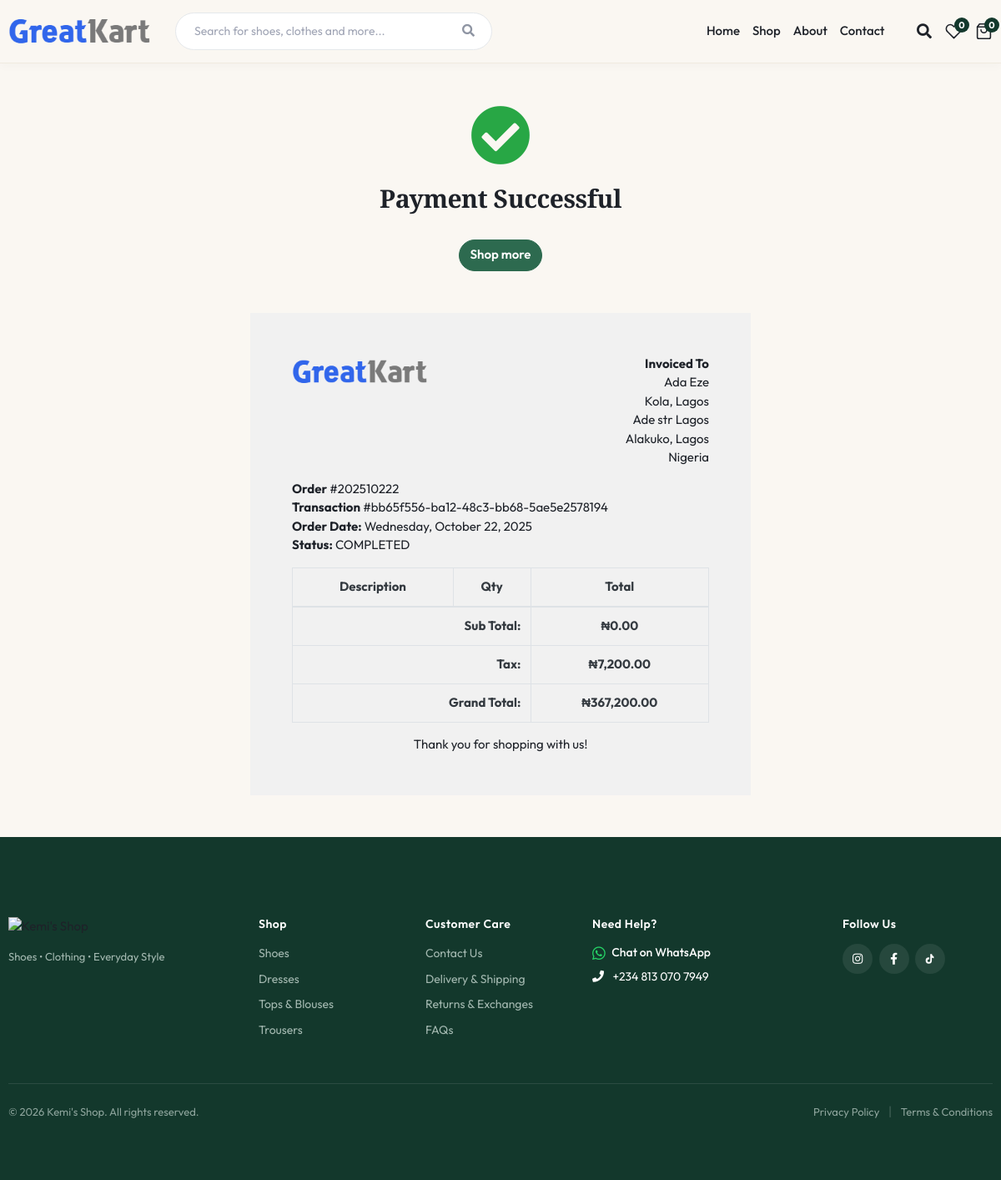
Screenshot of /orders/order_complete/202510222/ (signed in) with the database file from the repository.
### orders/models.py (models this page shows, shortened)
class Order(models.Model):
    STATUS = (
        ('New', 'New'),
        ('Accepted', 'Accepted'),
        ('Completed', 'Completed'),
        ('Cancelled', 'Cancelled'),
    )
    user = models.ForeignKey(settings.AUTH_USER_MODEL, on_delete=models.SET_NULL, null=True)
    payment = models.ForeignKey(Payment, on_delete=models.SET_NULL, null=True, blank=True)
    order_number = models.CharField(max_length=20)
    first_name = models.CharField(max_length=50)
    last_name = models.CharField(max_length=50)
    phone = models.CharField(max_length=15)
    email = models.EmailField(max_length=50)
    address_line_1 = models.CharField(max_length=100)
    address_line_2 = models.CharField(max_length=100, blank=True)
    country = models.CharField(max_length=50)
    state = models.CharField(max_length=50)
    city = models.CharField(max_length=50)
    order_note = models.CharField(max_length=100, blank=True)
    order_total = models.FloatField()
    tax = models.FloatField()
    status = models.CharField(max_length=10, choices=STATUS, default='New')
    ip = models.CharField(blank=True, max_length=20)
    is_ordered = models.BooleanField(default=False)
    created_at = models.DateTimeField(auto_now_add=True)
    updated_at = models.DateTimeField(auto_now=True)

class Payment(models.Model):
    user = models.ForeignKey(settings.AUTH_USER_MODEL, on_delete=models.CASCADE)
    payment_id = models.CharField(max_length=100)
    payment_method = models.CharField(max_length=100)
    amount_paid = models.CharField(max_length=100)
    status = models.CharField(max_length=100)
    created_at = models.DateTimeField(auto_now_add=True)

### orders/views.py (the view)
# urls.py: path('order_complete/<str:order_number>/', views.order_complete, name='order_complete'),
@login_required
def order_complete(request, order_number):
    try:
        order = Order.objects.get(order_number=order_number, is_ordered=True)
        ordered_products = OrderProduct.objects.filter(order=order)
        subtotal = 0
        for item in ordered_products:
            subtotal += (item.product_price * item.quantity)
        context = {
            'order': order,
            'ordered_products': ordered_products,
            'subtotal': subtotal,
        }
        return render(request, 'orders/order_complete.html', context)
    except Order.DoesNotExist:
        return redirect('store')

### cart/context_processor.py (called while the page is built)
def counter(request):
    if 'admin' in request.path:
        return {}
    cart_count = 0
    try:
        if request.user.is_authenticated:
            cart_items = CartItem.objects.filter(user=request.user, is_active=True)
        else:
            cart = Cart.objects.filter(cart_id=_cart_id(request)).first()
            if cart:
                cart_items = CartItem.objects.filter(cart=cart, is_active=True)
            else:
                cart_items = []
        for item in cart_items:
            cart_count += item.quantity
    except:
        cart_count = 0
    return {'cart_count': cart_count}

### category/context_processor.py (called while the page is built)
def menu_links(request):
    order = Case(
        When(slug='shoes', then=0),
        When(slug='dresses', then=1),
        When(slug='tops', then=2),
        When(slug='trousers', then=3),
        When(slug='jackets', then=4),
        default=5,
    )
    links = Category.objects.annotate(
        prod_count=Count('product', filter=Q(product__is_available=True))
    ).order_by(order)
    total_catalog_count = Product.objects.filter(is_available=True).count()
    all_clothing_count = Product.objects.filter(is_available=True).exclude(category__slug='shoes').count()
    return dict(links=links, total_catalog_count=total_catalog_count, all_clothing_count=all_clothing_count)

### store/context_processors.py (called while the page is built)
def wishlist_info(request):
    if 'admin' in request.path:
        return {}
    wishlist_count = 0
    wishlist_ids = set()
    try:
        if request.user.is_authenticated:
            items = Wishlist.objects.filter(user=request.user)
        else:
            session_key = _get_session_key(request)
            items = Wishlist.objects.filter(session_id=session_key)
        wishlist_count = items.count()
        wishlist_ids = set(items.values_list('product_id', flat=True))
    except Exception:
        wishlist_count = 0
        wishlist_ids = set()
    return {
        'wishlist_count': wishlist_count,
        'wishlist_product_ids': wishlist_ids,
    }

### templates/orders/order_complete.html (shortened to what this page needs)
{% extends 'base.html' %}
{% load static humanize %}
{% block content %}
<div class="container" style="margin-top: 50px;">
    <center><i class="fas fa-check-circle" style="font-size: 72px;margin-bottom: 20px;color: #28A745;"></i></center>
    <h2 class="text-center">Payment Successful</h2>
	<br>
	<div class="text-center">
		<a href="{% url 'store' %}" class="btn btn-success">Shop more</a>
	</div>
</div>
<div class="container" style="margin: 0 auto;width: 50%;padding: 50px;background: #f1f1f1;margin-top: 50px;margin-bottom: 50px;">
    <div class="row invoice row-printable">
        <div class="col-md-12">
            <div class="panel panel-default plain" id="dash_0">
                <div class="panel-body p30">
                    <div class="row">
                        <div class="col-lg-6">
                            <div class="invoice-logo">
                                <img src="{% static 'images/logo.png' %}" alt="Invoice logo" style="max-height: 40px;">
                            </div>
                        </div>
                        <div class="col-lg-6">
                            <div class="invoice-from">
                                <ul class="list-unstyled text-right">
                                    <li><strong>Invoiced To</strong></li>
                                    <li>{{ order.first_name }} {{ order.last_name }}</li>
                                    <li>{{ order.address_line_1 }}</li>
                                    {% if order.address_line_2 %}
                                    <li>{{ order.address_line_2 }}</li>
                                    {% endif %}
                                    <li>{{ order.city }}, {{ order.state }}</li>
                                    <li>{{ order.country }}</li>
                                </ul>
                            </div>
                        </div>
                        <div class="col-lg-12">
                            <div class="invoice-details mt25">
                                <div class="well">
                                    <ul class="list-unstyled mb0">
                                        <li><strong>Order</strong> #{{ order.order_number }}</li>
                                        <li><strong>Transaction</strong> #{{ order.payment.payment_id }}</li>
                                        <li><strong>Order Date:</strong> {{ order.created_at|date:"l, F d, Y" }}</li>
                                        <li><strong>Status:</strong> {{ order.payment.status|upper }}</li>
                                    </ul>
                                </div>
                            </div>
                            <div class="invoice-items">
                                <div class="table-responsive" style="overflow: hidden; outline: none;" tabindex="0">
                                    <table class="table table-bordered">
                                        <thead>
                                            <tr>
                                                <th class="per70 text-center">Description</th>
                                                <th class="per5 text-center">Qty</th>
                                                <th class="per25 text-center">Total</th>
                                            </tr>
                                        </thead>
                                        <tfoot>
                                            <tr>
                                                <th colspan="2" class="text-right">Sub Total:</th>
                                                <th class="text-center">₦{{ subtotal|floatformat:2|intcomma }}</th>
                                            </tr>
                                            <tr>
                                                <th colspan="2" class="text-right">Tax:</th>
                                                <th class="text-center">₦{{ order.tax|floatformat:2|intcomma }}</th>
                                            </tr>
                                            <tr>
                                                <th colspan="2" class="text-right">Grand Total:</th>
                                                <th class="text-center">₦{{ order.order_total|floatformat:2|intcomma }}</th>
                                            </tr>
                                        </tfoot>
                                    </table>
                                </div>
                            </div>
                            <div class="invoice-footer mt25">
                                <p class="text-center">Thank you for shopping with us!</p>
                            </div>
                        </div>
                    </div>
                </div>
            </div>
        </div>
    </div>
</div>
{% endblock %}

### static/css/ui.css (style rules this page uses)
html, body { font-family: 'Outfit', sans-serif; font-size: 15px; background-color: #FAF7F2; color: #1E2229; }
p:last-child { margin-bottom: 0; }
[class*=list-] li:after { visibility: hidden; display: block; content: ""; overflow: hidden; height: 0; clear: both; }
body { background-color: #FAF7F2 !important; }
.btn { border-radius: 30px !important; font-weight: 500 !important; }
h1, h2, .title-page, .section-title, .collection-title, .hero-editorial-title, .hero-product-title, .section-heading-title { font-family: 'Playfair Display', Georgia, serif !important; color: #1E2229 !important; letter-spacing: -0.5px !important; }
body, h3, h4, h5, h6, p, span, a, label, input, select, textarea, button, table, .product-detail-title, .product-detail-price, .card-header .title, .content-body .title, .card-title, .card-cat-title { font-family: 'Outfit', sans-serif !important; }
body { background-color: #FAF7F2 !important; color: #1E2229 !important; }
.btn-success { background-color: #2D6A4F !important; border-color: #2D6A4F !important; border-radius: 30px !important; font-weight: 600 !important; }
a { color: #1E2229; transition: color 0.2s ease; }

### rows the page displays
Order: first_name "Ada", last_name "Eze", address_line_1 "Kola, Lagos", address_line_2 "Ade str Lagos", city "Alakuko", state "Lagos", country "Nigeria", order_number "202510222", payment.payment_id "bb65f556-ba12-48c3-bb68-5ae5e2578194", created_at "Wednesday, October 22, 2025", payment.status "COMPLETED", tax "7,200.00", order_total "367,200.00"

### other values shown
{{ subtotal|floatformat:2|intcomma }} "0.00"
